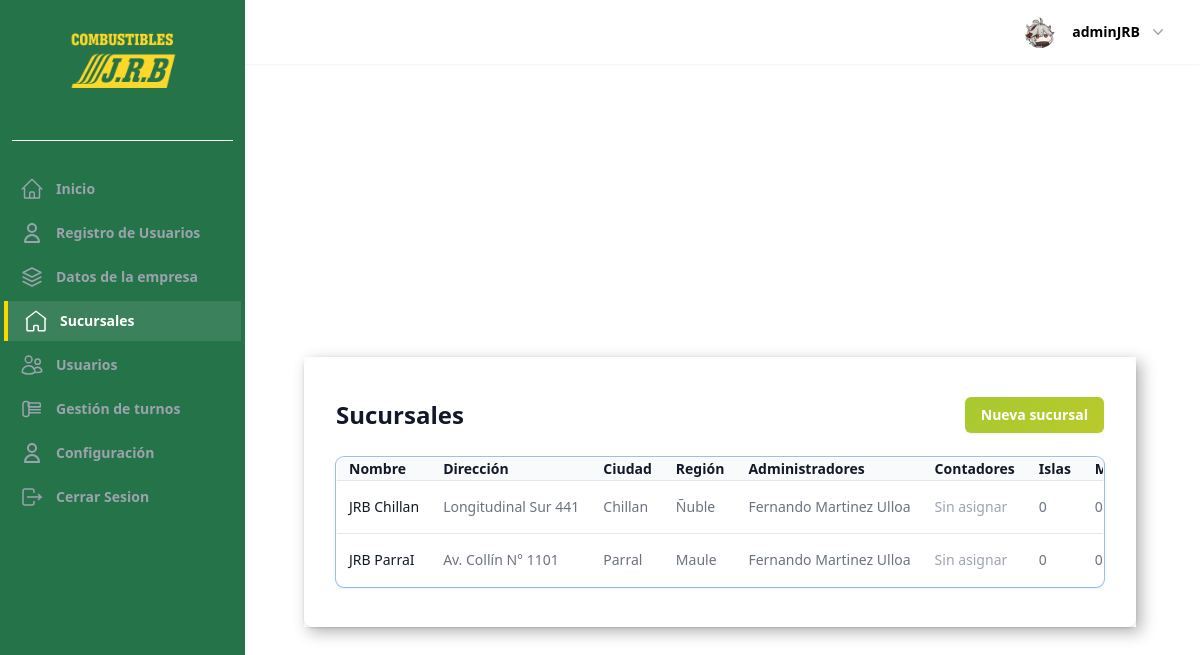
Page /sucursales/ (signed in) on the earlier database version.
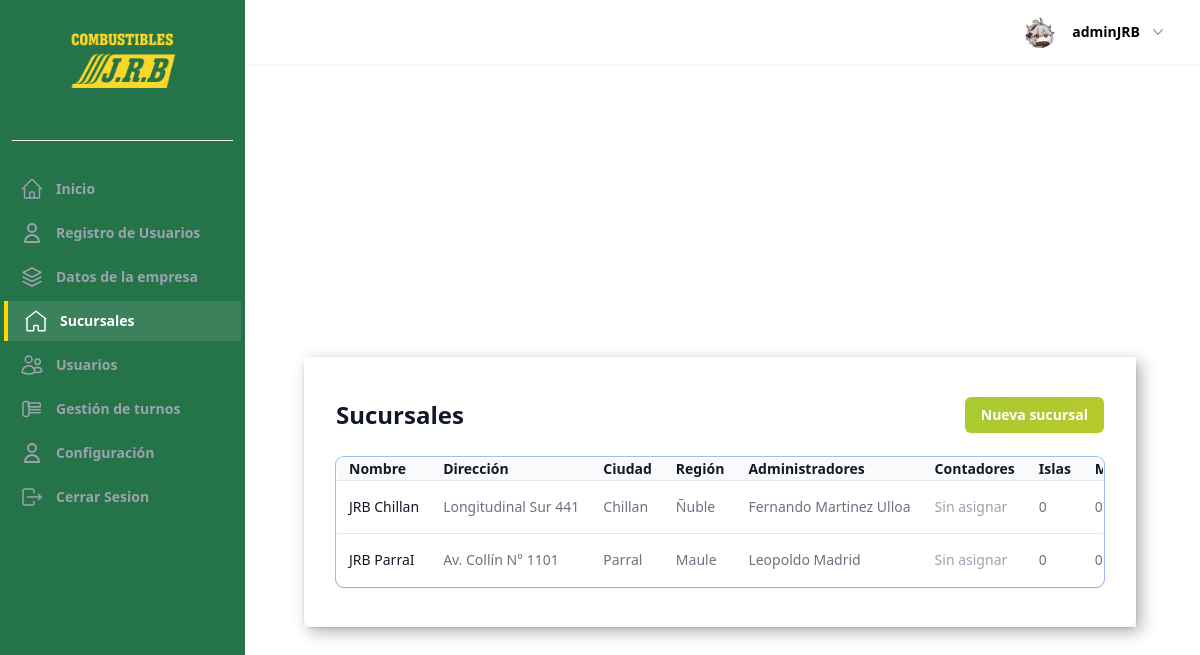
Same page on the later database version.
### sucursalApp/models.py (models this page shows, shortened)
class Sucursal(models.Model):
    company = models.ForeignKey(
        "homeApp.Company",
        on_delete=models.CASCADE,
        related_name="branches",
        verbose_name="Empresa",
    )
    name = models.CharField("Nombre", max_length=255)
    address = models.CharField("Dirección", max_length=255)
    city = models.CharField("Ciudad", max_length=100)
    region = models.CharField("Región", max_length=100)
    phone = models.CharField("Teléfono", max_length=30, blank=True)
    email = models.EmailField("Correo electrónico", blank=True)
    islands = models.PositiveIntegerField("Islas", default=0)
    created_at = models.DateTimeField("Fecha de creación", auto_now_add=True)
    updated_at = models.DateTimeField("Fecha de actualización", auto_now=True)
    class Meta:
        verbose_name = "Sucursal"
        verbose_name_plural = "Sucursales"
        ordering = ("name",)
    @property
    def machines_count(self) -> int:
        islands = SucursalStaff._get_related_items(self, "branch_islands")
        return sum(
            SucursalStaff._count_items(
                SucursalStaff._get_related_items(island, "machines")
            )
            for island in islands
        )
    @property
    def nozzles_count(self) -> int:
        return sum(
            machine.nozzles.count()
            for island in self.branch_islands.all()
            for machine in island.machines.all()
        )
    def get_staff_for_role(self, role: str | Iterable[str]):
        if isinstance(role, str):
            roles: Sequence[str | None] = (role,)
        else:
            roles = tuple(role)
        assignments = [
            assignment
            for assignment in self.staff.all()
            if assignment.role in roles
        ]
        return [assignment.profile for assignment in assignments]
    @property
    def administrators(self):
        return self.get_staff_for_role("ADMINISTRATOR")
    @property
    def accountants(self):
        return self.get_staff_for_role("ACCOUNTANT")

### UsuarioApp/models.py (models this page shows, shortened)
class Profile(models.Model):
    last_activity = models.DateTimeField(null=True, blank=True)
    image = models.ImageField(upload_to=profile_picture_path, default="profile.webp")
    user_FK = models.OneToOneField(
        User, on_delete=models.CASCADE, related_name="profile",
    )
    position_FK = models.ForeignKey(
        Position, on_delete=models.SET_NULL, null=True, blank=True
    )
    company_rut = models.CharField(
        max_length=12,
        blank=True,
        null=True,
        validators=[
            RegexValidator(
                regex=r"^[0-9.]+-[0-9kK]{1}$",
                message="Ingrese un RUT válido en el formato 12.345.678-9",
            )
        ],
        verbose_name="RUT Empresa",
    )
    phone = models.CharField(max_length=20, blank=True, verbose_name="Teléfono")
    gender = models.CharField(
        max_length=1,
        choices=GENDER_CHOICES,
        null=True,
        blank=True,
        verbose_name="Sexo",
    )
    date_of_birth = models.DateField(
        null=True,
        blank=True,
        verbose_name="Fecha de nacimiento",
    )
    salario = models.DecimalField(
        max_digits=10, decimal_places=2, null=True, blank=True, verbose_name="Salario",
    )
    address = models.CharField(max_length=255, blank=True, verbose_name="Dirección")
    date_of_hire = models.DateField(null=True, blank=True, verbose_name="Fecha de contratación")
    is_partime = models.BooleanField(
        default=False,
        choices=[(True, "Tiempo completo"), (False, "Medio tiempo")],
        verbose_name="Tipo de jornada",
    )
    examen_medico = models.FileField(
        upload_to="documentos/examenes/",
        null=True,
        blank=True,
        verbose_name="Examen médico",
    )
    contrato = models.FileField(
        upload_to="documentos/contratos/",
        null=True,
        blank=True,
        verbose_name="Contrato",
    )
    current_branch = models.ForeignKey(
        Sucursal,
        on_delete=models.SET_NULL,
        null=True,
        blank=True,
        related_name="current_profiles",
        verbose_name="Sucursal actual",
    )
    def save(self, *args, **kwargs):
        update_last_activity = kwargs.pop("update_last_activity", False)
        if update_last_activity:
            self.last_activity = timezone.now()
            kwargs["update_fields"] = ["last_activity"]
        if self.pk:
            handle_old_image(Profile, self.pk, self.image)
        super(Profile, self).save(*args, **kwargs)
        if self.image and os.path.exists(self.image.path):
            resize_image(self.image.path, 300)
            crop_image(self.image.path, 300)
    def update_last_activity(self):
        self.save(update_last_activity=True)
    def _has_permission(self, code: str) -> bool:
        return bool(self.position_FK and self.position_FK.permission_code == code)
    def is_owner(self) -> bool:
        return self._has_permission("OWNER")
    class Meta:
        verbose_name = "Perfil"
        verbose_name_plural = "Perfiles"
        ordering = ["-id"]

### sucursalApp/views.py (the view)
# urls.py: path("", views.SucursalListView.as_view(), name="sucursal_list"),
class SucursalListView(OwnerCompanyMixin, FormMixin, ListView):
    model = Sucursal
    template_name = "pages/sucursales/sucursal_list.html"
    context_object_name = "sucursales"
    form_class = SucursalForm
    success_url = reverse_lazy("sucursal_list")
    def get_queryset(self) -> QuerySet[Sucursal]:
        company = self.get_company()
        if company is None:
            return Sucursal.objects.none()
        return (
            Sucursal.objects.filter(company=company)
            .select_related("company")
            .prefetch_related(
                Prefetch(
                    "branch_islands",
                    queryset=Island.objects.prefetch_related(
                        Prefetch(
                            "machines",
                            queryset=Machine.objects.prefetch_related("nozzles"),
                        )
                    ),
                ),
                Prefetch(
                    "staff",
                    queryset=SucursalStaff.objects.select_related(
                        "profile__user_FK", "profile__position_FK"
                    ),
                ),
            )
        )

### core/mixins.py (called while the page is built)
    def dispatch(self, request, *args, **kwargs):
        user = request.user
        profile = getattr(user, "profile", None)
        if user.is_superuser or (profile and profile.has_role(self.allowed_roles)):
            return super().dispatch(request, *args, **kwargs)
        return redirect(self.redirect_url)

### sucursalApp/models.py (called while the page is built)
    @staticmethod
    def _get_related_items(instance: models.Model, related_name: str):
        cache = getattr(instance, "_prefetched_objects_cache", {}) or {}
        if related_name in cache:
            return cache[related_name]
        manager = getattr(instance, related_name)
        return manager.all()

### sucursalApp/views.py (called while the page is built)
    def get_company(self) -> Company | None:
        profile = getattr(self.request.user, "profile", None)
        if not profile:
            return None
        try:
            return profile.company
        except Company.DoesNotExist:
            return None

### utils/customer_img.py (called while the page is built, shortened)
def resize_image(img_path, img_size):
    try:
        with Image.open(img_path) as img:
            ancho, alto = img.size
    except (FileExistsError, UnidentifiedImageError):
        print("Error al Redimensionar la imagen")

### templates/pages/sucursales/sucursal_list.html (shortened to what this page needs)
{% extends "components/Layout/base_pages.html" %}
{% block content_pages %}
  <div class="flex items-center justify-between mb-6">
    <h1 class="text-2xl font-semibold text-gray-900">Sucursales</h1>
    <a
      href="{% url 'sucursal_create' %}"
      class="inline-flex items-center rounded-md bg-gradient-to-br px-4 py-2 text-sm font-semibold text-white shadow-sm hover:bg-blue-500 focus-visible:outline focus-visible:outline-2 focus-visible:outline-offset-2 focus-visible:outline-blue-600"
    >
      Nueva sucursal
    </a>
  </div>
  {% if sucursales %}
    <div class="overflow-hidden rounded-lg shadow ring-1 ring-black ring-opacity-5">
      <table class="min-w-full divide-y divide-gray-300">
        <thead class="bg-gray-50">
          <tr>
            <th scope="col" class="px-3 py-3.5 text-left text-sm font-semibold text-gray-900">Nombre</th>
            <th scope="col" class="px-3 py-3.5 text-left text-sm font-semibold text-gray-900">Dirección</th>
            <th scope="col" class="px-3 py-3.5 text-left text-sm font-semibold text-gray-900">Ciudad</th>
            <th scope="col" class="px-3 py-3.5 text-left text-sm font-semibold text-gray-900">Región</th>
            <th scope="col" class="px-3 py-3.5 text-left text-sm font-semibold text-gray-900">Administradores</th>
            <th scope="col" class="px-3 py-3.5 text-left text-sm font-semibold text-gray-900">Contadores</th>
            <th scope="col" class="px-3 py-3.5 text-left text-sm font-semibold text-gray-900">Islas</th>
            <th scope="col" class="px-3 py-3.5 text-left text-sm font-semibold text-gray-900">Máquinas</th>
          </tr>
        </thead>
        <tbody class="divide-y divide-gray-200 bg-white">
          {% for sucursal in sucursales %}
            <tr>
              <td class="whitespace-nowrap px-3 py-4 text-sm text-gray-900 font-medium">{{ sucursal.name }}</td>
              <td class="whitespace-nowrap px-3 py-4 text-sm text-gray-500">{{ sucursal.address }}</td>
              <td class="whitespace-nowrap px-3 py-4 text-sm text-gray-500">{{ sucursal.city }}</td>
              <td class="whitespace-nowrap px-3 py-4 text-sm text-gray-500">{{ sucursal.region }}</td>
              <td class="whitespace-nowrap px-3 py-4 text-sm text-gray-500">
                {% if sucursal.administrators %}
                  <ul class="space-y-1">
                    {% for profile in sucursal.administrators %}
                      {% with full_name=profile.user_FK.get_full_name %}
                        <li>{{ full_name|default:profile.user_FK.username }}</li>
                      {% endwith %}
                    {% endfor %}
                  </ul>
                {% else %}
                  <span class="text-gray-400">Sin asignar</span>
                {% endif %}
              </td>
              <td class="whitespace-nowrap px-3 py-4 text-sm text-gray-500">
                {% if sucursal.accountants %}
                  <ul class="space-y-1">
                    {% for profile in sucursal.accountants %}
                      {% with full_name=profile.user_FK.get_full_name %}
                        <li>{{ full_name|default:profile.user_FK.username }}</li>
                      {% endwith %}
                    {% endfor %}
                  </ul>
                {% else %}
                  <span class="text-gray-400">Sin asignar</span>
                {% endif %}
              </td>
              <td class="whitespace-nowrap px-3 py-4 text-sm text-gray-500">{{ sucursal.branch_islands.count }}</td>
              <td class="whitespace-nowrap px-3 py-4 text-sm text-gray-500">{{ sucursal.machines_count }}</td>
            </tr>
          {% endfor %}
        </tbody>
      </table>
    </div>
  {% else %}
    <p class="text-sm text-gray-500">Aún no has creado sucursales.</p>
  {% endif %}
{% endblock content_pages %}

Differences in the rows shown:
changed Sucursal "JRB ParraI": loses Profile (user_FK.get_full_name "Fernando Martinez Ulloa")
added Profile: user_FK.get_full_name "Leopoldo Madrid", shown under Sucursal "JRB ParraI"
